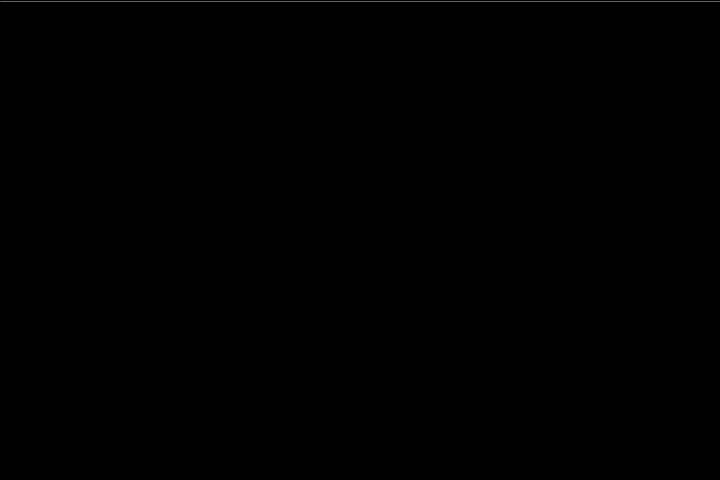
Frame 1 (no input)
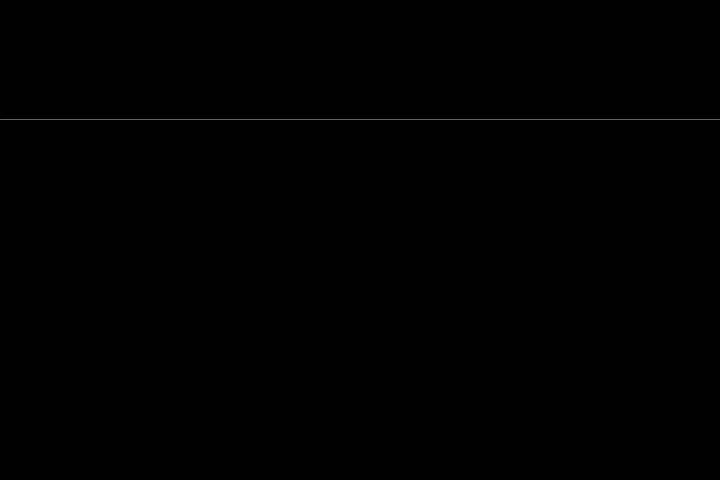
Frame 60 (the mouse pressed at the canvas centre just before this capture)
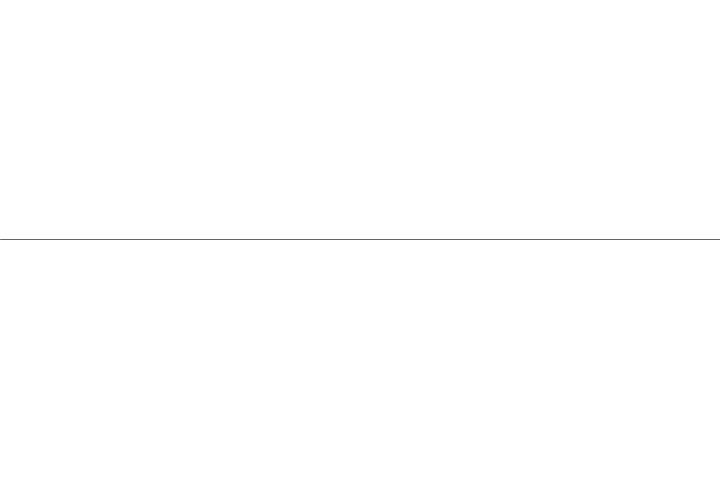
Frame 120 (the mouse held since frame 60 and released just before this capture)

The Processing sketch that drew these frames (run headless with seeded random() and noise(); from frame 60 on, the mouse is pressed at the canvas centre):

// Processing sketch: processing_39943
// ── processing_39943.pde

int lineY = -1;
int lineSmile = -2;
int lineSmileColor = 100;
int lineTwoY = -2;
float lineX = (width/2)-2;
float lineWidth = (width/2)+2;
int firstLinesColor = 100;
int redLineStart = 375;
//======================
//Setup
//======================
void setup() {
  size(720, 480);
  
}
//======================
//Draw
//======================
void draw() {
  background(mouseX+1,mouseX+1,mouseX+1);
  //Lines
  lineY = lineY + 2;
  stroke(firstLinesColor);
  line(0, lineY, 720, lineY);

  //Second lines. If lines  are > 480, then new lines apear
  if (lineY > 480) {
    lineSmile = lineSmile + 2;
    stroke(lineSmileColor);
    line(lineX, lineSmile, lineWidth, lineSmile);
  }
  //Figure. If lines are < 100, then lines go white
  if (lineSmile < 100) {
    lineSmileColor = 255;
    lineX = (width/2)-1;
    lineWidth = (width/2)+1;
  }
  //Figure. If line are > 100, then lines go gray
  if (lineSmile > 101) {
    lineSmileColor = #E50000;
    lineX = lineX - 1;
    lineWidth = lineWidth + 1;
  }
  //Figure. If line are > 280, then lines go gray
  if (lineSmile > 280) {
    lineSmileColor = #E50000;
    lineX = lineX + 0.6;
    lineWidth = lineWidth - 0.6;
  }
  //Figure. If line are > 310, then lines go gray
  if (lineSmile > 300) {
    lineSmileColor = #E50000;
    lineX = lineX + 1;
    lineWidth = lineWidth - 1;
  }
  //Figure. If line are > 320, then lines go gray
  if (lineSmile > 320) {
    lineSmileColor = #E50000;
    lineX = lineX + 1.4;
    lineWidth = lineWidth - 1.4;
  }
  //Figure. If line are > 330, then lines go gray
  if (lineSmile > 340) {
    lineSmileColor = #E50000;
    lineX = lineX + 1.6;
    lineWidth = lineWidth - 1.6;
  }
  //Figure. If line are > 350, then lines go gray
  if (lineSmile > 370) {
    lineSmileColor = #E50000;
    lineX = lineX + 2.8;
    lineWidth = lineWidth - 2.8;
  }
  if (lineSmile > 375) {
    lineSmileColor = 255;
    redLineStart = redLineStart + 2;
    stroke(#E50000);
    line(0, redLineStart, 720, redLineStart);
  }
}
